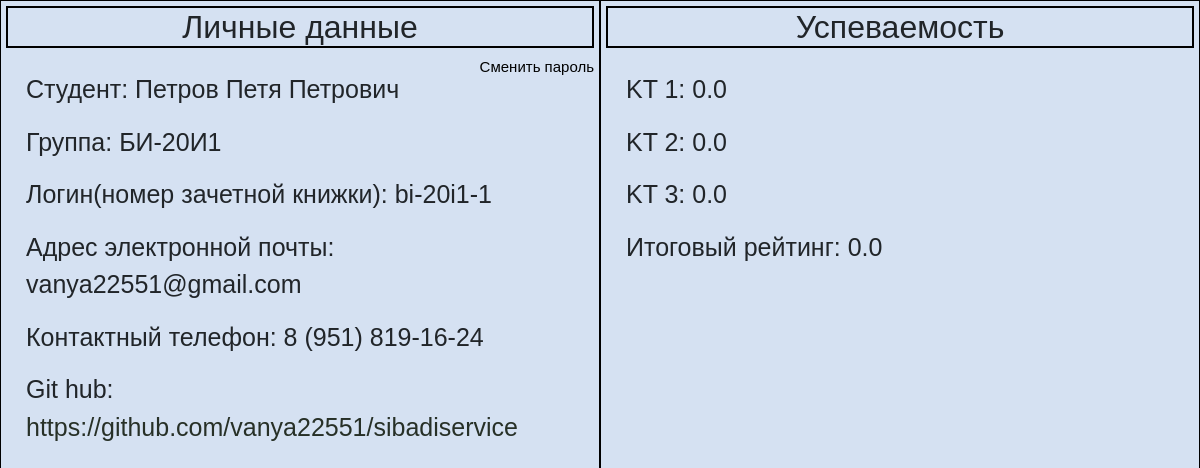
Screenshot of /user (signed in) with the database file from the repository.
### botbi20i1/models.py (models this page shows, shortened)
class Student(models.Model):
    group_id = models.ForeignKey(Group,
                                 on_delete=models.CASCADE,
                                 default=1)
    user = models.OneToOneField(User, on_delete=models.CASCADE, null=True)
    personal_number = models.CharField(max_length=20,
                                       default="")
    second_name = models.CharField(max_length=50,
                             default="")
    name = models.CharField(max_length=50,
                            default="")
    patronymic = models.CharField(max_length=50,
                            default="")
    phone = models.CharField(max_length=50,
                            default="")
    email = models.CharField(max_length=50,
                            default="")
    git_hub = models.CharField(max_length=100,
                               default="")
    rating_1KT = models.FloatField(default=0,
                                   validators=[MinValueValidator(0),
                                               MaxValueValidator(100.00)])
    rating_2KT = models.FloatField(default=0,
                                   validators=[MinValueValidator(0),
                                               MaxValueValidator(100.00)])
    rating_3KT = models.FloatField(default=0,
                                   validators=[MinValueValidator(0),
                                               MaxValueValidator(100.00)])
    rating = models.FloatField(default=0,
                               validators=[MinValueValidator(0),
                                           MaxValueValidator(100.00)])
    labs = models.ManyToManyField(Laboratory,
                                  through='Stats')

class Group(models.Model):
    name = models.CharField(max_length=20,
                            default="")
    course = models.CharField(max_length=20,
                              default="")
    def __str__(self):
        return self.name

### botbi20i1/views.py (the view)
# urls.py: path(r'user', user, name='user_page'),
def user(request):
    students = Student.objects.all()
    teachers = Teacher.objects.all()
    context = {
        'students': students,
        'teachers': teachers
    }
    return render(request, template_name='botbi20i1/user_page.html', context=context)

### botbi20i1/templates/botbi20i1/user_page.html (shortened to what this page needs)
{% extends 'botbi20i1/base.html' %}
    {% block content %}
        {% for student in students %}
            {% if student.user == request.user %}
            <div class="block1" >
                <div class="personal_data">
                        <h2 class="data"> Личные данные</h2>
                    <div class="student">
                        Студент:  {{student.second_name}} {{student.name}} {{ student.patronymic }}
                    </div>
                    <div class="changepassword">
                        <a href="{% url 'changepassword_page' %}">Сменить пароль</a>
                    </div>
                    <div class="group">
                        Группа: {{student.group_id}}
                    </div>
                    <div class="personal_number">
                        Логин(номер зачетной книжки): {{student.personal_number}}
                    </div>
                    <div class="student_mail">
                        Адрес электронной почты: {{student.email}}
                    </div>
                    <div class="student_phone">
                        Контактный телефон: {{ student.phone }}
                    </div>
                    <div class="additional_information">
                        Git hub:<br>
                        <a class="git_hub" href="{{student.git_hub}}">{{student.git_hub}}</a>
                    </div>
                </div>
            </div>
            <div class="block2_student">
               <div class="student_progress">
                     <h2 class="prog"> Успеваемость</h2>
                    <div class="kt_1">
                         KT 1: {{student.rating_1KT}}
                    </div>
                    <div class="kt_2">
                         KT 2: {{student.rating_2KT}}
                    </div>
                    <div class="kt_3">
                         KT 3: {{student.rating_3KT}}
                    </div>
                    <div class="rating">
                         Итоговый рейтинг: {{student.rating}}
                    </div>
               </div>
            </div>
            {% endif %}
        {% endfor %}
    {% endblock %}

### botbi20i1/static/botbi20i1/css/botbi20i1.css (style rules this page uses)
body { background: #d5e1f2; font-family: 'Franklin Gothic Medium', 'Arial Narrow', Arial, sans-serif; }
a { text-decoration: none; }
div.block1 { width: 50%; height: 100%; background: #d5e1f2; padding: 5px; border: solid 1px black; float: left; }
div.block2_student { width: 50%; height: 100%; background: #d5e1f2; padding: 5px; border: solid 1px black; float: right; }
div.personal_data { width: 100%; height: 100%; }
h2.data { text-align: center; border: solid 2px black; }
div.additional_information { float: left; width: auto; height: auto; padding-left: 20px; padding-top: 15px; font-size: 25; }
div.student { float: left; min-width: 80%; height: auto; padding-left: 20px; padding-top: 15px; font-size: 25; }
div.personal_number { float: left; width: auto; height: auto; padding-left: 20px; padding-top: 15px; font-size: 25; }
div.group { float: left; min-width: 80%; height: auto; padding-left: 20px; padding-top: 15px; font-size: 25; }
div.student_phone { float: left; min-width: 100%; height: auto; padding-left: 20px; padding-top: 15px; font-size: 25; }
div.student_mail { float: left; width: auto; height: auto; padding-left: 20px; padding-top: 15px; font-size: 25; }
div.student_progress { height: 100%; width: 100%; }
h2.prog { text-align: center; border: solid 2px black; }
div.kt_1 { float: left; width: 100%; height: auto; font-size: 25; padding-left: 20px; padding-top: 15px; }
div.kt_2 { float: left; width: 100%; height: auto; font-size: 25; padding-left: 20px; padding-top: 15px; }
div.kt_3 { float: left; width: 100%; height: auto; font-size: 25; padding-left: 20px; padding-top: 15px; }
div.rating { float: left; width: 100%; height: auto; font-size: 25; padding-left: 20px; padding-top: 15px; }
a.git_hub { color: #273027; }
div.changepassword { float: right; bottom: auto; font-size: 15; }
div.changepassword a { text-decoration: none; color: black; }
body { left: 0; margin: 0; overflow: hidden; position: relative; }

### rows the page displays
Student: second_name "Петров", name "Петя", patronymic "Петрович", group_id "БИ-20И1", personal_number "bi-20i1-1", email "vanya22551@gmail.com", phone "8 (951) 819-16-24", git_hub "https://github.com/vanya22551/sibadiservice", rating_1KT "0.0", rating_2KT "0.0", rating_3KT "0.0", rating "0.0"
